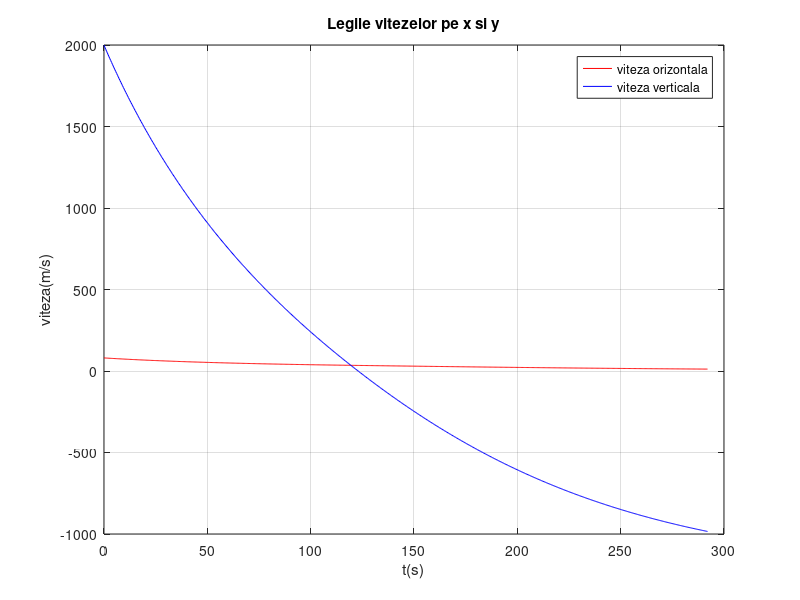
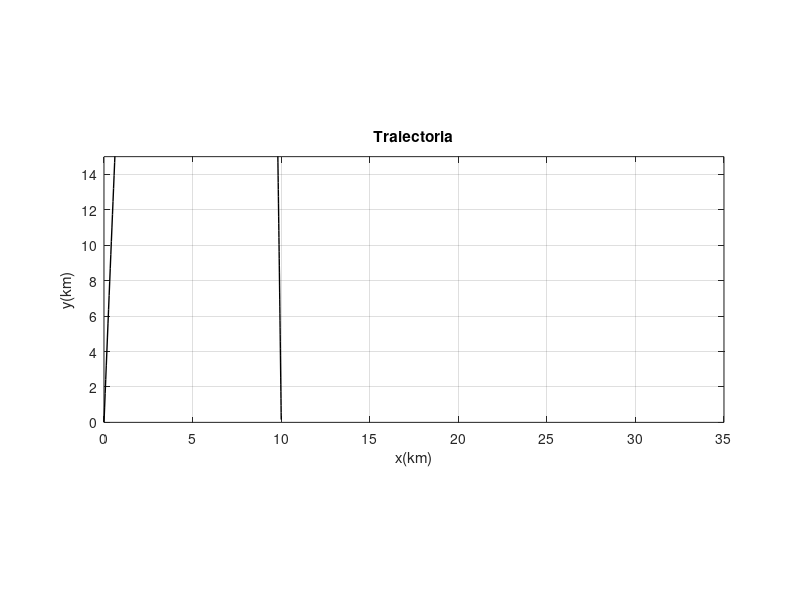

Write the MATLAB code that produced these figures, in order.
% Miscarea unui proiectil cu frecare fluida;
clear;close all;clc;
g=9.81; % metru/secunda^2;
m=5; % kilogram;
v0=2000; % metru/secunda; 
b1=m*g/v0; % coeficient de frecare liniara
b2=m*g/v0^2; % coeficient de frecare patratica
t0=0; % secunda;
N=1000; % numarul momentelor
bataie=10000; 
err=100;
for alpha0 = 0:0.1:90
  
    tf=2*v0*sind(alpha0)/g; % supraestimare initiala a timpului total din Ff = 0;
    t=linspace(t0,tf,N);
    dt=t(2)-t(1); % pasul de timp
    vx=zeros(1,N);
    vy=vx;
    x=zeros(1,N);
    y=x;
    vx(1)=v0*cosd(alpha0);
    vy(1)=v0*sind(alpha0);
    for i=1:1:N-1
        aux=dt/m*(b1+b2*sqrt(vx(i)^2+vy(i)^2));
        vx(i+1)=vx(i)*(1 - aux);
        vy(i+1)=vy(i)*(1-aux)-g*dt;
        x(i+1)= x(i)+vx(i)*dt;
        y(i+1)= y(i)+vy(i)*dt;
        if y(i+1)<0, break; end; % a facut boom
    end;
    valid=1:i; % subsir cu valori fizice valide
    vx=vx(valid); vy=vy(valid); x=x(valid); y=y(valid); t=t(valid); % scurtare 
    if ((x(i)>bataie-err) && (x(i)<bataie+err)), break; end; % a facut boom destul de aproape
end;
figure(1); % deschide prima fereastra grafica
plot(t, vx, '-r',t,vy,'-b');
xlabel('t(s)'); ylabel('viteza(m/s)');
title('Legile vitezelor pe x si y'); grid;
legend('viteza orizontala','viteza verticala');
figure(2);
set(2,'Position',[50,50,700,350])
plot(x/1e3,y/1e3,'-k','LineWidth',1);
axis equal;
axis ([0,35,0,15])
xlabel('x(km)'); ylabel('y(km)');
title('Traiectoria'); grid;
ymax=max(y)/1e3;
if(abs(x(i)-bataie)>err || abs(x(i)-bataie)>err)
afis=['eroare: proeictilul nu a ajuns la tinta'];
disp(afis)
else 
afis=['Unghiul alpha0 este: ',num2str(alpha0),' grade'];
disp(afis);
%afis=['Eroarea este: ',num2str(x(i)-bataie),' metri'];
%disp(afis);
end;